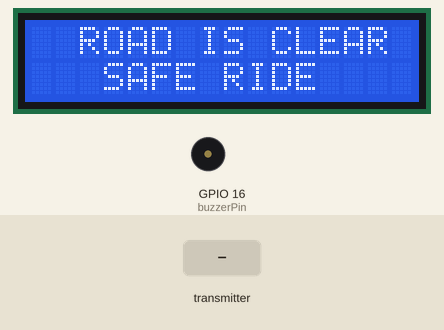
Simulated run of this sketch. Board: ESP8266 (NodeMCU). Parts: 16×2 character LCD, buzzer (waves = sounding, pin HIGH). Inputs (shaded band) come from the test bench. What the sketch prints to the serial monitor is not drawn.

Above: at 2.2 s.
At 3.3 s:
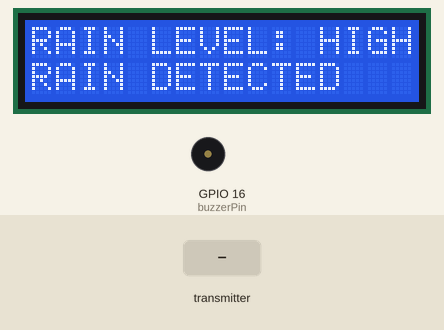
3.4 s: the transmitter starts sending VibVal = 0
At 4.3 s:
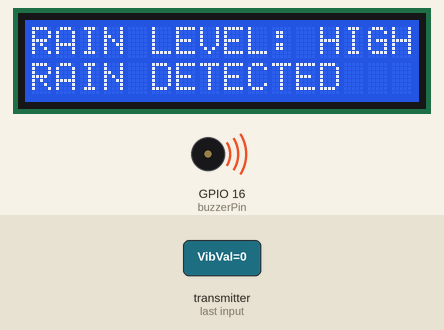
6.4 s: the transmitter starts sending ultraVal = 1
At 6.97 s:
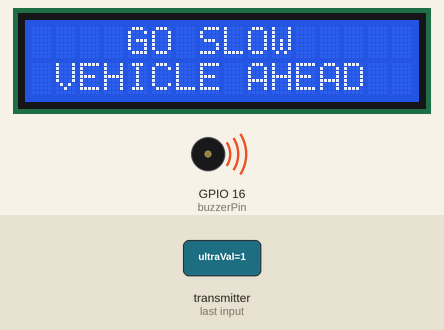
Timing chart, 0 to 14.6 s (numbered marks = the images above; inputs shaded):
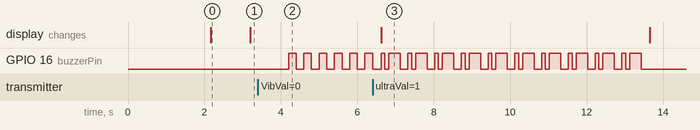

The sketch:

ESP8266_Reciver_ESPNOW.ino
```cpp
#include <espnow.h>
#include <ESP8266WiFi.h>
#include <LiquidCrystal_I2C.h>

const int buzzerPin = 16;  // D0

bool VibrationVal = false;
bool UltrasonicVal = false;
int SensorVal = 0;

unsigned long lastReceivedTime = 0;          // Track last data received time
const unsigned long timeoutDuration = 5000;  // 5 seconds

// Must match the sender structure
typedef struct struct_message {
  bool VibVal;
  bool ultraVal;
  int rainVal;
} struct_message;

struct_message myData;  // Create a struct_message called myData

LiquidCrystal_I2C lcd(0x27, 16, 2);  // I2C LCD initialization

// Callback function that will be executed when data is received
void OnDataRecv(uint8_t *mac, uint8_t *incomingData, uint8_t len) {
  memcpy(&myData, incomingData, sizeof(myData));
  Serial.print("Bytes received: ");
  Serial.println(len);

  // Update values from received data
  VibrationVal = myData.VibVal;
  UltrasonicVal = myData.ultraVal;
  SensorVal = myData.rainVal;

  Serial.print("VibrationVal: ");
  Serial.println(VibrationVal);
  Serial.print("Ultrasonic: ");
  Serial.println(UltrasonicVal);
  Serial.print("RainVal: ");
  Serial.println(SensorVal);

  // Update last received time
  lastReceivedTime = millis();
}

void displayRainAmountAndSoundBuzzer(int SensorVal) {
  // Variables for buzzer and LCD behavior
  int buzzerDuration = 0;  // Number of beep cycles
  int buzzerDelay = 0;     // Delay between ON and OFF states
  bool isRaining = false;  // Indicates whether it's raining
  String rainStatus = "";

  // Determine rain level based on SensorVal
  if (SensorVal < 800) {
    rainStatus = "HIGH";  // Heavy rain
    buzzerDuration = 6;
    buzzerDelay = 200;
    isRaining = true;
  } else if (SensorVal >= 800 && SensorVal < 950) {
    rainStatus = "MEDIUM";  // Moderate rain
    buzzerDuration = 4;
    buzzerDelay = 300;
    isRaining = true;
  } else if (SensorVal >= 950 && SensorVal < 1024) {
    rainStatus = "LOW";  // Light rain
    buzzerDuration = 2;
    buzzerDelay = 400;
    isRaining = true;
  } else {
    rainStatus = "NONE";  // No rain
    isRaining = false;
  }

  if (isRaining) {
    lcd.clear();
    lcd.setCursor(0, 0);
    lcd.print("RAIN LEVEL: " + rainStatus);
    lcd.setCursor(0, 1);
    lcd.print("RAIN DETECTED");
    delay(1000);  // Delay to allow users to see both lines
    Serial.println("Rain detected: " + rainStatus);

    // Activate buzzer with distinct beeping pattern
    for (int i = 0; i < buzzerDuration; i++) {
      digitalWrite(buzzerPin, HIGH);
      delay(buzzerDelay);
      digitalWrite(buzzerPin, LOW);
      delay(buzzerDelay);
    }
  } else {
    lcd.clear();
    lcd.setCursor(3, 0);
    lcd.print("SAFE RIDE");
    lcd.setCursor(4, 1);
    lcd.print("NO RAIN");
    delay(1000);
    Serial.println("No rain detected.");
    digitalWrite(buzzerPin, LOW);
  }
}

void setup() {
  Serial.begin(9600);
  WiFi.mode(WIFI_STA);  // Set device as a Wi-Fi Station
  Serial.print("MAC Address: ");
  Serial.println(WiFi.macAddress());

  pinMode(buzzerPin, OUTPUT);
  digitalWrite(buzzerPin, LOW);

  lcd.init();
  lcd.backlight();
  lcd.begin(16, 2);
  lcd.clear();
  lcd.setCursor(4, 0);
  lcd.print("HELLO :)");
  lcd.setCursor(4, 1);
  lcd.print("WELCOME");
  delay(2000);

  if (esp_now_init() != 0) {
    Serial.println("Error initializing ESP-NOW");
    lcd.clear();
    lcd.setCursor(0, 0);
    lcd.print("---------------");
    lcd.setCursor(1, 1);
    lcd.print("...ERROR...");
    delay(5000);
    return;
  }

  esp_now_set_self_role(ESP_NOW_ROLE_SLAVE);
  esp_now_register_recv_cb(OnDataRecv);
}

void loop() {
  unsigned long currentTime = millis();

  // Check if data was received recently, otherwise display "Waiting for connection"
  if (currentTime - lastReceivedTime > timeoutDuration) {
    lcd.clear();
    lcd.setCursor(0, 0);
    lcd.print("Waiting for");
    lcd.setCursor(0, 1);
    lcd.print("connection...");
    digitalWrite(buzzerPin, LOW);
    delay(1000);
    lcd.clear();
  } else {
    if (VibrationVal) {
      lcd.clear();
      lcd.setCursor(4, 0);
      lcd.print("DANGER");
      Serial.println("Landslide");
      lcd.setCursor(3, 1);
      lcd.print("LANDSLIDE");
      for (int i = 0; i < 10; i++) {
        digitalWrite(buzzerPin, HIGH);
        delay(300);
        digitalWrite(buzzerPin, LOW);
        delay(200);
        digitalWrite(buzzerPin, HIGH);
        delay(100);
        digitalWrite(buzzerPin, LOW);
        delay(100);
      }
      lcd.clear();
    }

    if (UltrasonicVal) {
      lcd.clear();
      Serial.println("Go Slow");
      lcd.setCursor(4, 0);
      lcd.print("GO SLOW");
      lcd.setCursor(1, 1);
      lcd.print("VEHICLE AHEAD");
      for (int i = 0; i < 10; i++) {
        digitalWrite(buzzerPin, HIGH);
        delay(100);
        digitalWrite(buzzerPin, LOW);
        delay(100);
        digitalWrite(buzzerPin, HIGH);
        delay(300);
        digitalWrite(buzzerPin, LOW);
        delay(200);
      }
      lcd.clear();
    } else {
      lcd.clear();
      lcd.setCursor(2, 0);
      lcd.print("ROAD IS CLEAR");
      lcd.setCursor(3, 1);
      lcd.print("SAFE RIDE");
      digitalWrite(buzzerPin, LOW);
      delay(1000);
    }

    displayRainAmountAndSoundBuzzer(SensorVal);
  }
}
```

Measured:
- after the input at 6.4 s, the display: changes after 0.22 s (image 3)
- by itself, GPIO 16 (buzzerPin): repeats every 0.70 s: HIGH 0.10 s, LOW 0.10 s, HIGH 0.30 s, LOW 0.20 s, until it stays LOW from 13.4 s
- what the display in image 0 shows lasts 1.0 s, from 2.2 s to 3.2 s
